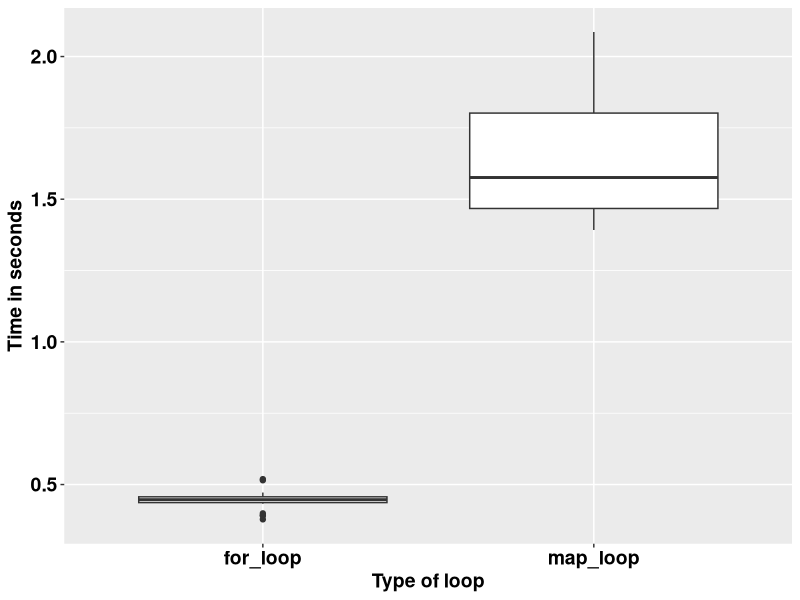

Generate this figure with R:
## ---- chunk 1
knitr::opts_chunk$set(echo = TRUE)
## ---- chunk 2
square <- function(a) a**2
square(3)
## ---- chunk 3
square <- function(b){ # Create the function name, called squa
  b**2
}
square(3)
## ---- chunk 4
square <- function(c){ 
  product <- c**2
  return(product)
}
square(3)
## ---- chunk 5
square <- function(d){
  product <- d**2
  print(product)
}
square(5)
## ---- chunk 6
square <- function(e){
  product <- e**2
  (product)
}
square(9)
## ---- chunk 7
square <- function(f){
  product <- f**2
  show(product)
}
square(9)
## ---- chunk 8
square_root <- function(b){
  product <- b^0.5
  return(product/2)
}
square_root(9)
## ---- chunk 9
square_root
## ---- chunk 10
square(-10:10)
## ---- chunk 11
square_root(c(-26, 1:15, 158))
## ---- chunk 12
m <- list(12, 18, 345)
square_root(m[[2]])
## ---- chunk 13
rescale <- function(x){
  m <- mean(x)
  s <- sd(x)
  (x - m) / s
}
rescale(c(-52, 58, 46, 99))
## ---- chunk 14
rescale <- function(x, only_translate){
  m <- mean(x)
  translated <- x - m
  if (only_translate) return(translated)
  s <- sd(x)
  translated / s
}

rescale(x = 1:6, only_translate = TRUE)
## ---- chunk 15
rescale <- function(x, only_translate){
  m <- mean(x)
  translated <- x - m
  if (only_translate) return(translated)
  s <- sd(x)
  translated / s
}

rescale(x = 1:4, only_translate = FALSE)
## ---- chunk 16
rescale(only_translate = TRUE, x = 1:4)
## ---- chunk 17
rescale(x = 1:4, TRUE)
rescale(TRUE, x = 1:4)
rescale(1:4, only_translate = T)
rescale(only_translate = T, 1:4)
## ---- chunk 18
rescale(1:4, o = T)
rescale(o = T, 1:4)
## ---- chunk 19
rescale <- function(x, only_translate = FALSE){
  m <- mean(x)
  translated <- x - m
  if(only_translate) return(translated)
  s <- sd(x)
  translated / s
}
## ---- chunk 20
rescale(1:4) # This runs with only_translate being taken as FALSE by default.
## ---- chunk 21
rescale <- function(x, ...){
  m <- mean(x, ...)
  s <- sd(x, ...)
  (x - m) / s
}

rescale(1:4) # 
## ---- chunk 22
x <- c(NA, 1:3)
rescale(x)
## ---- chunk 23
x <- c(NA, 1:3)
rescale(x, na.rm = TRUE)
## ---- chunk 24
some_function <- function(x) x
other_function <- function(x, ...) x
# some_function(1:4, foo = "bar") # This does not run because there was no allowance.
other_function(1:4, foo = "bar")

## ---- chunk 25
f <- function(...) list(...)
g <- function(x, y, ...) f(...)
g(x = 1, y = 2, z = 3, w = 4)
## ---- chunk 26
compare_rasters <- function(x) {
  if (sum(x > 0.5, na.rm = TRUE) > 7) {
    return(1)
  } else {
    return(0)
  }
  
}
## ---- chunk 27
library(tidyverse)
volumes <- rnorm(1000000)

for_loop <- vector()

for (k in 1:20) {
  for_loop[k] <- system.time(for (i in 1:length(volumes)) {
    2.3 * volumes[i] ^ 9
  })
}

map_loop <- vector()
for (j in 1:20) {
  map_loop[j] <- system.time(map_vec(volumes, \(x) 2.3 * x ^ 9))
}
## ---- chunk 28
data.frame(for_loop = for_loop, map_loop = map_loop) %>% 
  gather(key = "key", value = "value") %>% 
  ggplot(aes(key, value)) +
  geom_boxplot() +
  labs(x = "Type of loop",
       y = "Time in seconds") +
  theme(text = element_text(size = 14, face = "bold", colour = "black")) +
  theme(axis.text = element_text(size = 14, face = "bold", colour = "black"))
## ---- chunk 29
library(stringr)
library(lubridate)

vec <- c("Today is 7th Sept 2023")

# The task is to get the date information and make it a date object.
